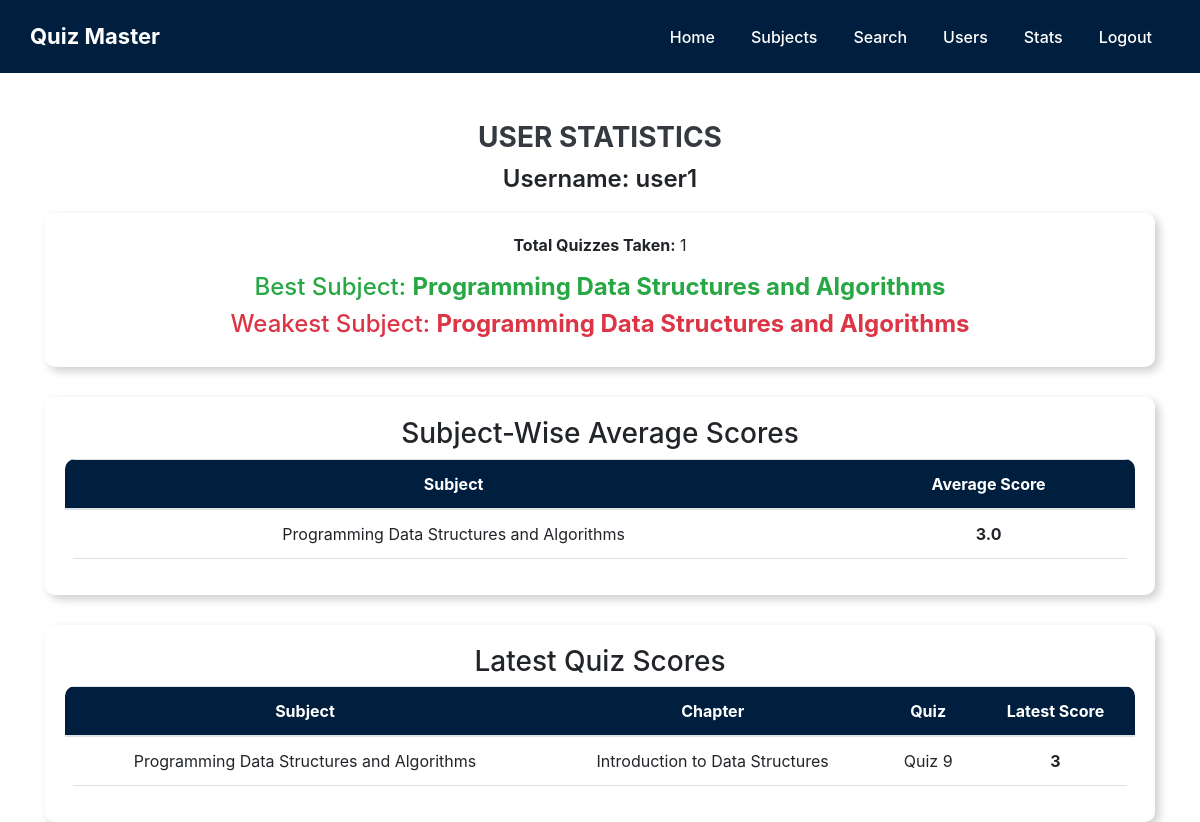
The page /adminhome/user_stats/11 (signed in) on the database its author committed.
### models.py (models this page shows)
class User(db.Model):
    __tablename__ = "user"
    id = db.Column(db.Integer, primary_key = True, autoincrement = True)
    username = db.Column(db.Text, unique = True, nullable = False)
    password = db.Column(db.Text, nullable = False)
    qualification = db.Column(db.Text, nullable = False)
    dob = db.Column(db.Date)
    score= db.relationship('Score', backref = 'user')

class Subject(db.Model):
    __tablename__ = "subject"
    id = db.Column(db.Integer, primary_key = True, autoincrement = True)
    name = db.Column(db.Text, nullable = False)
    description = db.Column(db.Text)
    chapters = db.relationship('Chapter', backref = 'subject')

class Chapter(db.Model):
    __tablename__ = "chapter"
    id = db.Column(db.Integer, primary_key = True, autoincrement = True)
    name = db.Column(db.Text, nullable = False)
    description = db.Column(db.Text)
    quiz = db.relationship('Quiz', backref = 'chapter')
    subject_id = db.Column(db.Integer, db.ForeignKey("subject.id"), nullable=False)

class Quiz(db.Model):
    __tablename__ = "quiz"
    id = db.Column(db.Integer, primary_key = True, autoincrement = True)
    name = db.Column(db.Text, nullable = False)
    description = db.Column(db.Text)
    question = db.relationship('Question', backref = 'quiz')
    score = db.relationship('Score', backref = 'quiz')
    chapter_id = db.Column(db.Integer, db.ForeignKey("chapter.id"), nullable=False)

### stats.py (the view)
@stats.route("/adminhome/user_stats/<int:user_id>")
def user_info(user_id):
    user = User.query.get(user_id)
    user_scores = (
        Score.query.filter_by(user_id=user_id)
        .order_by(Score.id.desc())
        .all()
    )
    latest_scores = {}
    for score in user_scores:
        if score.quiz_id not in latest_scores:
            latest_scores[score.quiz_id] = score
    quiz_data = []
    subject_scores = {}
    for quiz_id, score in latest_scores.items():
        quiz = Quiz.query.get(quiz_id)
        chapter = Chapter.query.get(quiz.chapter_id)
        subject = Subject.query.get(chapter.subject_id)
        quiz_data.append({
            "subject_name": subject.name,
            "chapter_name": chapter.name,
            "quiz_name": quiz.name,
            "latest_score": score.marks
        })
        if subject.name not in subject_scores: subject_scores[subject.name] = []
        subject_scores[subject.name].append(score.marks)
    subject_avg_scores = {subject: round(sum(scores) / len(scores), 2) for subject, scores in subject_scores.items()}
    best_subject = max(subject_avg_scores, key=subject_avg_scores.get) if subject_avg_scores else None
    weakest_subject = min(subject_avg_scores, key=subject_avg_scores.get) if subject_avg_scores else None
    return render_template("user_info.html", user=user, quiz_data=quiz_data, quiz_count=len(quiz_data), subject_avg_scores=subject_avg_scores, best_subject=best_subject, weakest_subject=weakest_subject)

### templates/user_info.html
{% extends "base.html" %} {% block title %}User Stats{% endblock %} {% block
content %}
<div class="container mt-5">
  <h1 class="text-center title">User Statistics</h1>
  <h2 class="text-center username">Username: {{ user.username }}</h2>
  <div class="user-stats">
    <p><strong>Total Quizzes Taken:</strong> {{ quiz_count }}</p>
    <h4 class="text-success">
      Best Subject:
      <strong>{{ best_subject if best_subject else 'N/A' }}</strong>
    </h4>
    <h4 class="text-danger">
      Weakest Subject:
      <strong>{{ weakest_subject if weakest_subject else 'N/A' }}</strong>
    </h4>
  </div>
  <div class="table-container">
    <h3 class="text-center">Subject-Wise Average Scores</h3>
    <table class="table custom-table">
      <thead>
        <tr>
          <th>Subject</th>
          <th>Average Score</th>
        </tr>
      </thead>
      <tbody>
        {% for subject, avg_score in subject_avg_scores.items() %}
        <tr>
          <td>{{ subject }}</td>
          <td><strong>{{ avg_score }}</strong></td>
        </tr>
        {% else %}
        <tr>
          <td colspan="2" class="text-muted">
            No subject-wise scores available.
          </td>
        </tr>
        {% endfor %}
      </tbody>
    </table>
  </div>
  <div class="table-container">
    <h3 class="text-center">Latest Quiz Scores</h3>
    <table class="table custom-table">
      <thead>
        <tr>
          <th>Subject</th>
          <th>Chapter</th>
          <th>Quiz</th>
          <th>Latest Score</th>
        </tr>
      </thead>
      <tbody>
        {% for quiz in quiz_data %}
        <tr>
          <td>{{ quiz.subject_name }}</td>
          <td>{{ quiz.chapter_name }}</td>
          <td>{{ quiz.quiz_name }}</td>
          <td><strong>{{ quiz.latest_score }}</strong></td>
        </tr>
        {% else %}
        <tr>
          <td colspan="4" class="text-muted">No quiz records found.</td>
        </tr>
        {% endfor %}
      </tbody>
    </table>
  </div>
</div>
{% endblock %}

### static/style.css (style rules this page uses)
body { background: linear-gradient(135deg, #ffffff, #ffffff); justify-content: center; align-items: center; height: 100vh; }
.container { max-width: 1000px; margin: auto; }
.title { font-size: 28px; font-weight: bold; color: #343a40; text-transform: uppercase; margin-bottom: 10px; }
.username { font-size: 24px; font-weight: 600; margin-bottom: 20px; }
.user-stats { text-align: center; background: #ffffff; padding: 20px; border-radius: 10px; box-shadow: 4px 4px 10px rgba(0, 0, 0, 0.2); margin-bottom: 30px; }
.table-container { background: #ffffff; padding: 20px; border-radius: 10px; box-shadow: 4px 4px 10px rgba(0, 0, 0, 0.2); margin-bottom: 30px; }
.custom-table { width: 100%; border-radius: 10px; overflow: hidden; }
.custom-table thead { background: #001f3f; color: white; }
.custom-table th, .custom-table td { padding: 12px; text-align: center; border-bottom: 1px solid #ddd; }

### rows shown on the page
User: username "user1"
Subject: name "Programming Data Structures and Algorithms", avg_score "3.0", subject_name "Programming Data Structures and Algorithms"
Chapter: chapter_name "Introduction to Data Structures"
Quiz: quiz_name "Quiz 9"

### other values the page prints
{{ quiz_count }} "1"
{{ quiz.latest_score }} "3"
